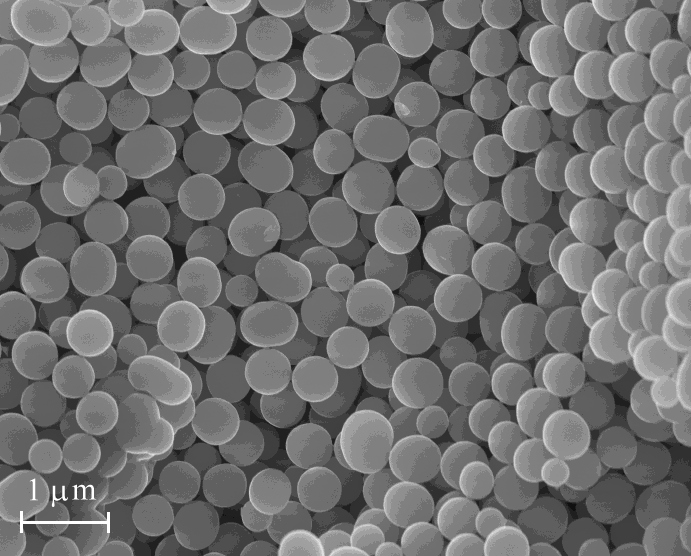
#> input picture Opal_Tecopa_near_gem.jpg, 691 x 556 px
$ jupyter execute --allow-errors nameTBD.ipynb   (older library calls are emulated)
#> lines starting #> are read from the running program, lines starting #| are printed output that depends on the picture; after the words box and inside, x2 and y2 are one past the last pixel; in counts of white or black regions, pixels touching at a corner belong together
[cell 1]
# Document
import cv2
import matplotlib.pyplot as plt
from skimage.filters import rank
from skimage.morphology import disk
from skimage.morphology import remove_small_objects
from skimage.measure import label
# import ImageBlur as blur

[cell 2]
fig, axes = plt.subplots(2,2, figsize=(10,10))
fig.subplots_adjust(hspace = 0.05)

img = cv2.imread('Opal_Tecopa_near_gem.jpg')
#> img is the input picture: shape (556, 691, 3); min 13, max 255, mean 111

canny = cv2.Canny(img, 70, 100, 3, L2gradient=True)
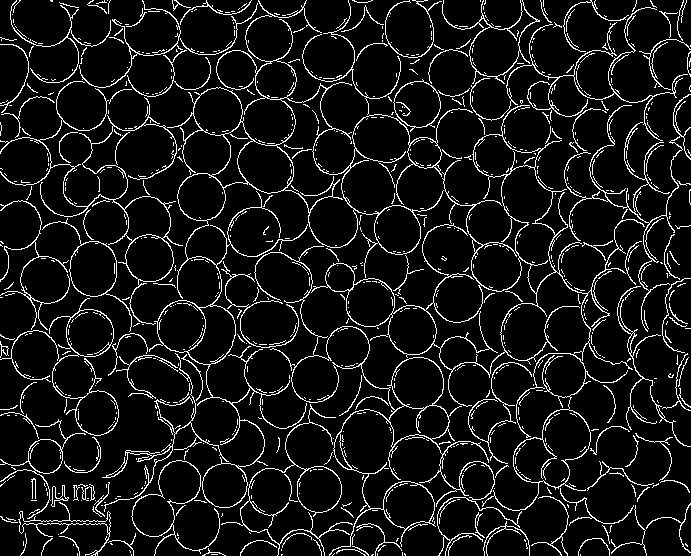
#> canny: shape (556, 691); 8.6% white in thin lines or dots
laplacian = cv2.Laplacian(img, cv2.CV_16S, 5)
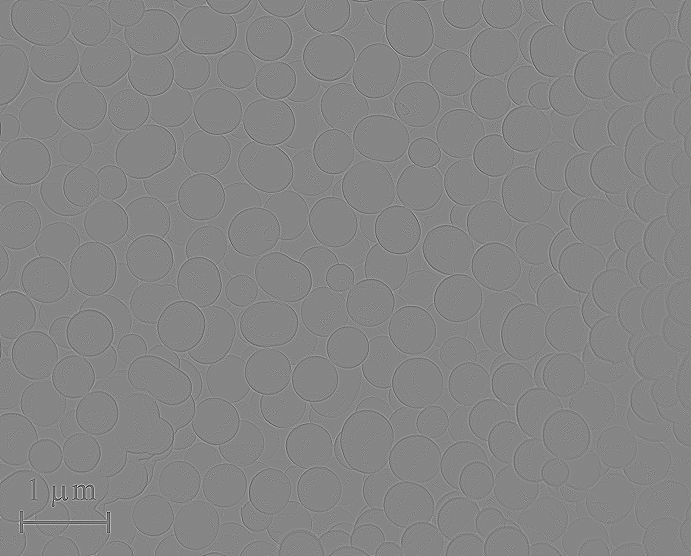
#> laplacian: shape (556, 691, 3) int16; min -495, max 448, mean 0; drawn with min black and max white
sobelx = cv2.Sobel(img, cv2.CV_16S, 1, 0, ksize=5)
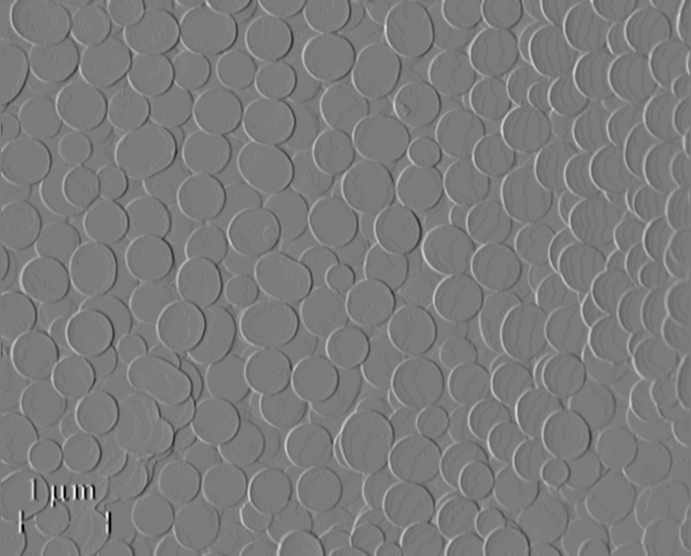
#> sobelx: shape (556, 691, 3) int16; min -9276, max 9776, mean 4.2; drawn with min black and max white

axes[0,0].imshow(img)
axes[0,0].set_title('Original Image')

axes[0,1].imshow(canny, cmap='gray')
axes[0,1].set_title('Canny')

axes[1,0].imshow(laplacian, cmap='gray')
axes[1,0].set_title('Laplacian')

axes[1,1].imshow(sobelx, cmap='gray')
axes[1,1].set_title('Sobel')

plt.show()
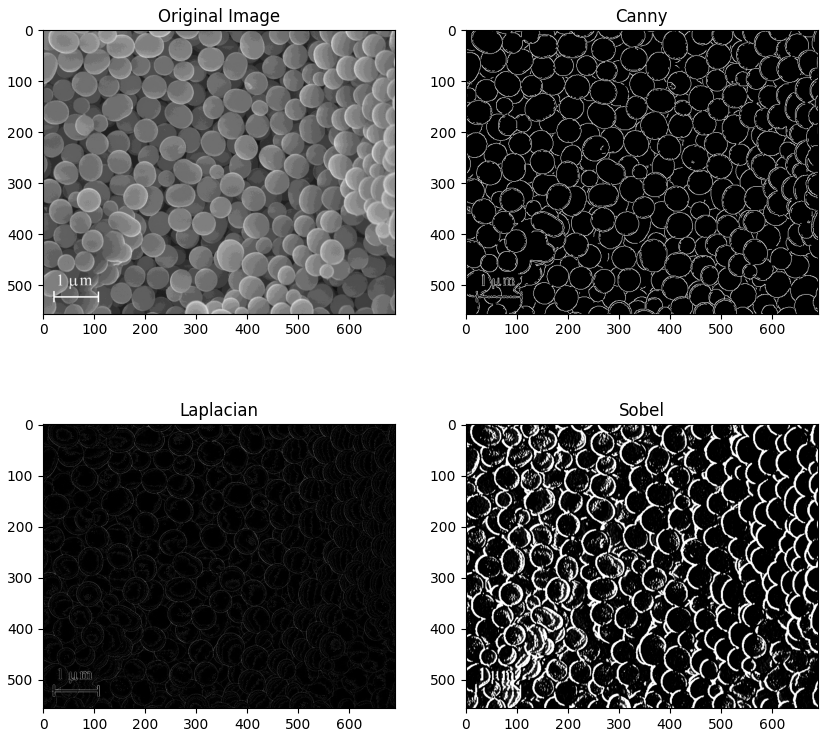
#> figure drawn by matplotlib, 4 panels

[cell 3]
# Starting to work on defining the regions of each particles

clean_particles = remove_small_objects(canny)
plt.imshow(canny)
plt.axis('off')

particles_def = label(canny)
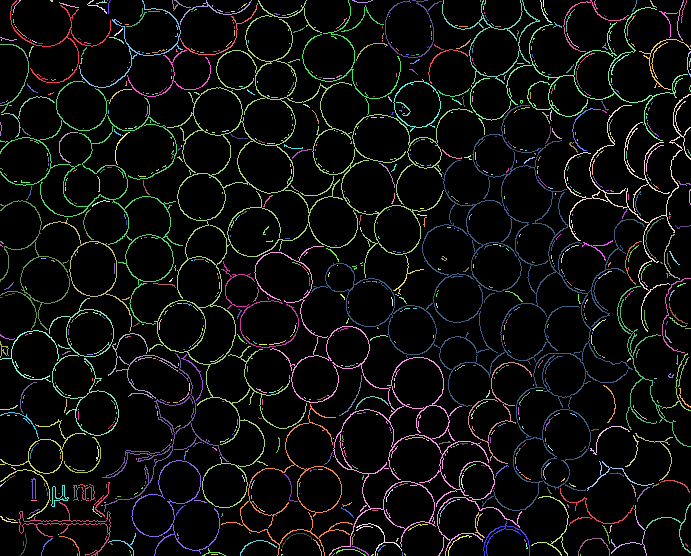
#> particles_def: shape (556, 691) int64; 820 distinct labels, from 0 to 819; one colour per label, 0 black

[cell 4]
particles_def

[cell 5]
from skimage.measure import regionprops
import pandas as pd

# props = regionprops((labeled image), (raw intensity image))
props = regionprops(particles_def, intensity_image=img)
#> props = 819 regions; largest, box (x1, y1, x2, y2) and area: (149, 0, 473, 508) 4624, (311, 105, 645, 511) 4192, (254, 246, 522, 556) 2529, (0, 81, 183, 325) 1566, (564, 94, 691, 332) 1218
#> (the rest of this cell did not finish here and is left out)

[cell 6]
img.shape
#> Out = (556, 691, 3)

[cell 7]
canny.shape
#> Out = (556, 691)
